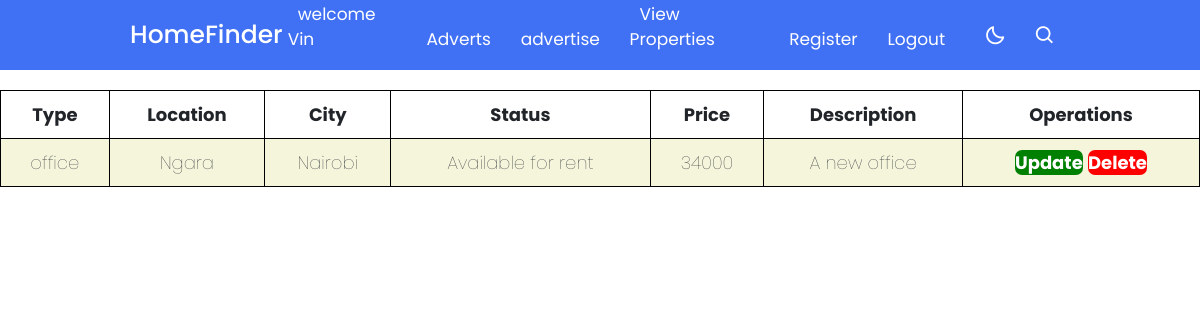
The app's page /view-property/ (signed in) with its own data.
### base/models.py (models this page shows, shortened)
class User(AbstractUser):
    username = models.CharField(max_length=200,null=True,unique=True)
    email = models.EmailField()
    avatar = models.ImageField(null=True,default="default.png")
    USERNAME_FIELD = 'username'
    REQUIRED_FIELDS = []

class property(models.Model):
    owner = models.ForeignKey(User, on_delete=models.CASCADE)
    description = models.CharField(max_length=50)
    price = models.IntegerField()
    location = models.CharField(max_length=20)
    city = models.CharField(max_length=20)
    type = models.CharField(max_length=20,choices=[('house','house'),('Apartment','Apartment'),('office','office'),('room','room'),])
    status = models.CharField(max_length=200, choices=[('Available for rent','Available for rent'),('Available for Sale','Available for Sale'),])
    image = models.ImageField()
    class Meta:
        verbose_name = ("property")
        verbose_name_plural = ("properties")

### base/views.py (the view)
# urls.py: path('view-property/',views.View,name='view'),
def View(request):
    properties = property.objects.filter(owner=request.user)
    property_count = properties.count()
    context = {
        'properties':properties,'property_count':property_count
    }
    return render(request, 'base/view.html',context)

### base/templates/base/view.html (shortened to what this page needs)
{% extends 'base/nav.html' %}
{% load static %}
{% block content %}
<!DOCTYPE html>
<html lang="en">
<head>
</head>
<body>
    <table border="3",cellspacing = "7">
     <tr>
        <th>Type</th>
        <th>Location</th>
        <th>City</th>
        <th>Status</th>
        <th>Price</th>
        <th>Description</th>
        <th>Operations</th>
      </tr>
      {% for item in properties %}
    <tr>
        <td>{{item.type}}</td>
        <td>{{item.location}}</td>
        <td>{{item.city}}</td>
        <td>{{item.status}}</td>
        <td>{{item.price}}</td>
        <td>{{item.description}}</td>
        <td><a class='update'; href='prop.php?id=$result[id]'>Update</a>
        <a class='delete'; href='delete.php?id=$result[id]'>Delete</a></td>
    {% endfor %}
    </tr>
</table>
</body>
</html>
{% endblock %}

### base/templates/base/nav.html (shortened to what this page needs)
{% load static %}
<!DOCTYPE html>
<html lang="en">
<head>
    <link rel="stylesheet" href="{% static 'css/style.css' %}">
    <link href='https://unpkg.com/boxicons@2.1.1/css/boxicons.min.css' rel='stylesheet'>
    <link rel="stylesheet" href="https://stackpath.bootstrapcdn.com/bootstrap/4.3.1/css/bootstrap.min.css"
 />
  <link rel="stylesheet" href="https://use.fontawesome.com/releases/v5.7.2/css/all.css"
 />
</head>
<body>
    <nav>
        <div class="nav-bar">
            <span class="logo navLogo"><a href="{% url 'index' %}">HomeFinder</a></span>
            <div class="menu">
                <ul class="nav-links">
                {% if user.is_authenticated %}
                <li><a href="#">welcome {{request.user}}</a></li>
                    <li><a href="#">Adverts</a></li>
                    <li><a href="#">advertise</a></li>
                    <li><a href="{% url 'property' %}">View Properties</a></li>
                    <li><a href="{% url 'regprop' %}">Register</a></li>
                    <li><a href="{% url 'logout' %}">Logout</a></li>
                {% endif %}
            </div>
            <div class="darkLight-searchBox">
                <div class="dark-light">
                    <i class='bx bx-moon moon'></i>
                </div>
                <form action="{% url 'search' %}" method="get">
                <div class="searchBox">
                   <div class="searchToggle">
                    <i class='bx bx-search search'></i>
                   </div>
                </div>
            </form>
            </div>
        </div>
    </nav>
    {% block content %}
    {% endblock %}
</body>
</html>

### base/static/css/style.css (style rules this page uses)
* { margin: 0; padding: 0; box-sizing: border-box; font-family: 'Poppins', sans-serif; transition: all 0.4s ease;; }
:root { --body-color: #E4E9F7; --nav-color: #4070F4; --side-nav: #010718; --text-color: #FFF; --search-bar: #F2F2F2; --search-text: #010718; }
body { height: 100vh; background-color: var(--body-color); }
nav { position: fixed; top: 0; left: 0; height: 70px; width: 100%; background-color: var(--nav-color); z-index: 100; }
nav .nav-bar { position: relative; height: 100%; max-width: 1000px; width: 100%; background-color: var(--nav-color); margin: 0 auto; padding: 0 30px; display: flex; align-items: center; justify-content: space-between; }
nav .nav-bar .logo a { font-size: 25px; font-weight: 500; color: var(--text-color); text-decoration: none; }
.nav-bar .nav-links { display: flex; align-items: center; }
.nav-bar .nav-links li { margin: 0 5px; list-style: none; }
.nav-links li a { position: relative; font-size: 17px; font-weight: 400; color: var(--text-color); text-decoration: none; padding: 10px; }
.nav-links li a::before { content: ''; position: absolute; left: 50%; bottom: 0; transform: translateX(-50%); height: 6px; width: 6px; border-radius: 50%; background-color: var(--text-color); opacity: 0; transition: all 0.3s ease; }
.nav-bar .darkLight-searchBox { display: flex; align-items: center; }
.darkLight-searchBox .dark-light, .darkLight-searchBox .searchToggle { height: 40px; width: 40px; display: flex; align-items: center; justify-content: center; margin: 0 5px; }
.dark-light i, .searchToggle i { position: absolute; color: var(--text-color); font-size: 22px; cursor: pointer; transition: all 0.3s ease; }
.searchBox { position: relative; }

### base/templates/base/view.html (style rules this page uses)
table { margin: 0 auto; font-size: large; border: 1px solid black; width: 100%; margin-top: 90px; }
td { background-color: beige; border: 1px solid black; }
th, td { font-weight: bold; border: 1px solid black; padding: 10px; text-align: center; }
td { font-weight: lighter; }
.update, .delete { background-color: green; text-decoration: none; color: white; border-radius: 7px; border: 0; outline: none; height: 23px; width: 80px; font-weight: bold; cursor: pointer; }
.delete { background-color: red; }

### records on screen
User: user "Vin"
property: type "office", location "Ngara", city "Nairobi", status "Available for rent", price "34000", description "A new office"
